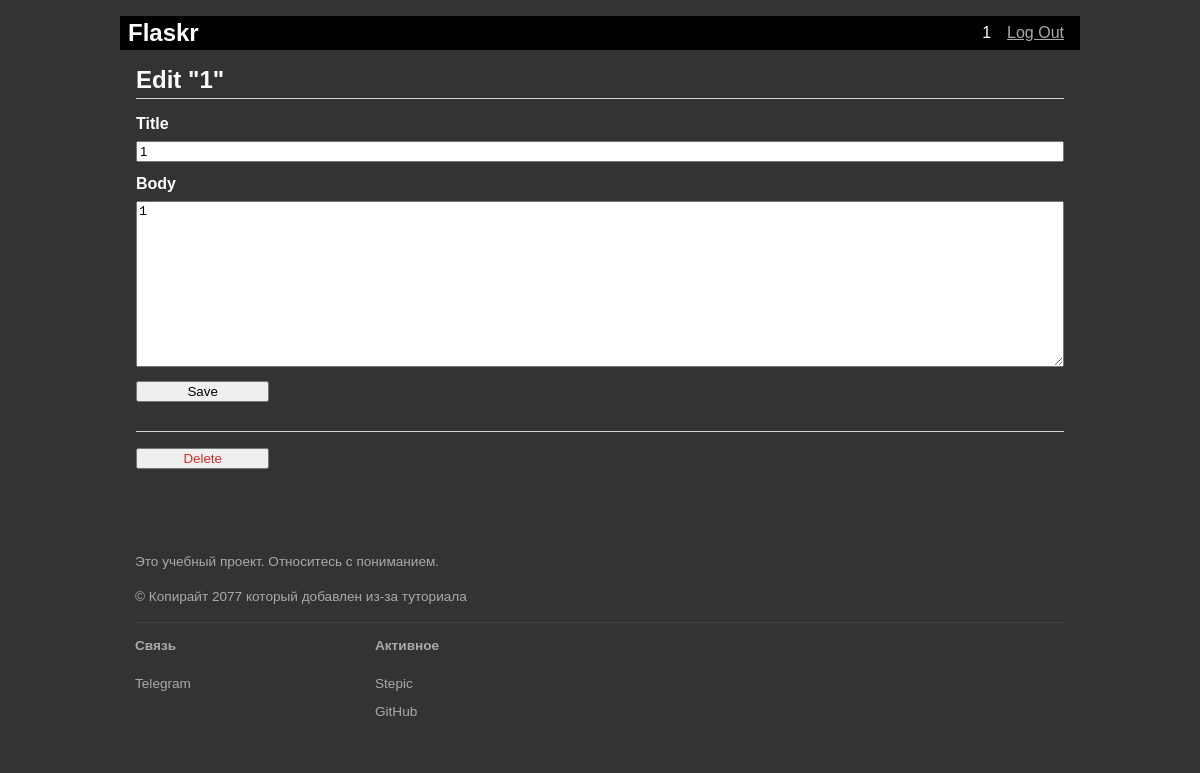
The page /1/update (signed in) on the database its author committed.
### tables this page shows
CREATE TABLE user (
  id INTEGER PRIMARY KEY AUTOINCREMENT,
  username TEXT UNIQUE NOT NULL,
  password TEXT NOT NULL
);

CREATE TABLE post (
  id INTEGER PRIMARY KEY AUTOINCREMENT,
  author_id INTEGER NOT NULL,
  created TIMESTAMP NOT NULL DEFAULT CURRENT_TIMESTAMP,
  title TEXT NOT NULL,
  body TEXT NOT NULL,
  carma INTEGER NOT NULL,
  FOREIGN KEY (author_id) REFERENCES user (id)
);

### flaskr/blog.py (the view, shortened to what this page needs)
@bp.route('/<int:id>/update', methods=('GET','POST'))
@login_required
def update(id):
    post = get_post(id)
    return render_template('blog/update.html',post=post)

### flaskr/auth.py (called while the page is built)
@bp.before_app_request
def load_logged_in_user():# функция, которая работает перед загрузкой любой страницы и проверяет
    user_id = session.get('user_id')
    if user_id is None:
        g.user = None
    else:
        g.user = get_db().execute('SELECT * FROM user WHERE id = ?', (user_id,)).fetchone()

def login_required(view):
    @functools.wraps(view)
    def wrapped_view(**kwargs):
        if g.user is None:
            return redirect(url_for('auth.login'))
        return view(**kwargs)
    return wrapped_view

### flaskr/blog.py (called while the page is built)
def get_post(id, check_author=True):
    post = (
        get_db()
        .execute(
            "SELECT p.id, title, body, created, author_id, username"
            " FROM post p JOIN user u ON p.author_id = u.id"
            " WHERE p.id = ?",
            (id,),
        )
        .fetchone()
    )
    if post is None:
        abort(404, f"Post id {id} doesn't exist.")
    if check_author and post["author_id"] != g.user["id"]:
        abort(403)
    return post

### flaskr/db.py (called while the page is built)
def get_db():
    if 'db' not in g:
        g.db = sqlite3.connect(
            current_app.config['DATABASE'],
            detect_types=sqlite3.PARSE_DECLTYPES
        )
        g.db.row_factory = sqlite3.Row
    return g.db

### flaskr/templates/blog/update.html
{% extends 'base.html' %}
{% block header %}
  <h1>{% block title %}Edit "{{ post['title'] }}"{% endblock %}</h1>
{% endblock %}
{% block content %}
  <form method="post">
    <label for="title">Title</label>
    <input name="title" id="title" value="{{ request.form['title'] or post['title'] }}" required>
    <label for="body">Body</label>
    <textarea name="body" id="body">{{ request.form['body'] or post['body'] }}</textarea>
    <input type="submit" value="Save">
  </form>
  <hr>
  <form action="{{ url_for('blog.delete', id=post['id']) }}" method="post">
    <input class="danger" type="submit" value="Delete" onclick="return confirm('Are you sure?');">
  </form>
{% endblock %}

### flaskr/templates/base.html (shortened to what this page needs)
<!DOCTYPE html>
<html lang="en">
<link rel="stylesheet" href="{{ url_for('static', filename='style.css') }}">
<nav>
    <h1>Flaskr</h1>
    <ul>
        {% if g.user %}
            <li><span>{{ g.user['username'] }}</span>
            <li><a href="{{ url_for('auth.logout') }}">Log Out</a>
        {% else %}
            <li><a href="{{ url_for('auth.register') }}">Register</a>
            <li><a href="{{ url_for('auth.login') }}">Log In</a>
        {% endif %}
    </ul>
</nav>
<section class="content">
    <header>
        {% block header %}{% endblock %}
    </header>
    {% block content %}{% endblock %}
</section>
<body>
    <footer class="footer">
        <div class="footer__text container">
            <p>
                Это учебный проект. Относитесь с пониманием.
            </p>
            <p>
                &copy; Копирайт 2077 который добавлен из-за туториала
            </p>
            <hr class="footer__hr">
        </div>
        <div class="footer__sections container">
            <div class="footer__section">
                <span class="footer__title"> Связь </span>
                <a href="https://t.me/bgmdmt" class="footer__link">Telegram</a>
            </div>
            <div class="footer__section">
                <span class="footer__title"> Активное </span>
                <a href="https://stepik.org/users/428873788" class="footer__link">Stepic</a>
                <a href="https://github.com/mattewkl" class="footer__link">GitHub</a>
            </div>
        </div>
    </footer>
</body>

### flaskr/static/style.css (style rules this page uses)
html { font-family: arial; background: #333333; padding: 1rem; color: white }
body { max-width: 960px; margin: 0 auto; background: #333333; }
h1 { font-family: arial; color: white; margin: 1rem 0; }
a { color: #aaaaaa; }
hr { border: none; border-top: 1px solid lightgray; }
nav { background: black; display: flex; align-items: center; padding: 0 0.5rem; }
nav h1 { flex: auto; margin: 0; }
nav ul { display: flex; list-style: none; margin: 0; padding: 0; }
nav ul li a, nav ul li span, header .action { display: block; padding: 0.5rem; }
.content { padding: 0 1rem 1rem; }
.content > header { border-bottom: 1px solid lightgray; display: flex; align-items: flex-end; }
.content > header h1 { flex: auto; margin: 1rem 0 0.25rem 0; }
.content form { margin: 1em 0; display: flex; flex-direction: column; }
.content label { font-weight: bold; margin-bottom: 0.5em; }
.content input, .content textarea { margin-bottom: 1em; }
.content textarea { min-height: 12em; resize: vertical; }
.footer { font-size: 0.85rem; padding: 20px 0; line-height: 1.6; background: #333333; }
.container { margin: 0 auto; max_width: 800px; width: 100%; padding: 0 15px; box-sizing: border-box; }
.footer__text, .footer__link, .footer__title { color: #aaaaaa; padding: 3px 15px; display: block; }
.footer__hr { height: 1px; border: none; background: #444444 }
.footer__sections { display: flex; flex-wrap: wrap; padding: 0; }
.footer__section { box-sizing: border-box; width: 25%; padding 15px 0; flex-shrink: 0; }
.footer__title { font-weight: bold; margin-bottom: 10px; }
.footer__link { text-decoration: none; }
input.danger { color: #cc2f2e; }
input[type=submit] { align-self: start; min-width: 10em; }

### rows shown on the page
user: user.username "1"
post: title "1", body "1"
